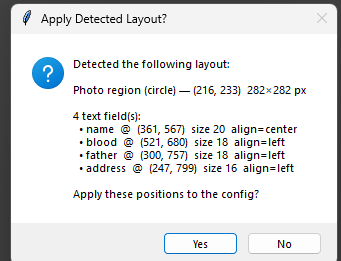
#> input picture IDCardGenerator/template.png, 341 x 261 px
$ python -i card_generator.py   (imports and definitions only)
#> lines starting #> are read from the running program, lines starting #| are printed output that depends on the picture; after the words box and inside, x2 and y2 are one past the last pixel; in counts of white or black regions, pixels touching at a corner belong together
"""Core card generation logic: Excel loading, image compositing, OCR detection, output."""

import os
import re
import json
from pathlib import Path

import pandas as pd
from PIL import Image, ImageDraw, ImageFont, ImageChops


WINDOWS_FONTS = Path("C:/Windows/Fonts")

# Common Tesseract install locations on Windows (tried in order)
_TESSERACT_CANDIDATES = [
    r"C:\Program Files\Tesseract-OCR\tesseract.exe",
    r"C:\Program Files (x86)\Tesseract-OCR\tesseract.exe",
]


def _configure_tesseract() -> None:
    """Point pytesseract at the Tesseract binary when it is not on PATH."""
    try:
        import pytesseract, shutil
        # If tesseract is already on PATH, nothing to do
        if shutil.which("tesseract"):
            return
        for candidate in _TESSERACT_CANDIDATES:
            if Path(candidate).exists():
                pytesseract.pytesseract.tesseract_cmd = candidate
                return
#> in auto_detect_from_mapping_template, mapping_img is the input picture: PIL image 341x261 RGBA; mean R, G, B, A 227.9, 228.9, 230, 255
    except ImportError:
        pass

# Keyword synonyms for each card role — used as last-resort column matching
# when excel_column is a role key but column_map doesn't bridge to the real header.
_ROLE_KEYWORDS: dict[str, list[str]] = {
    "name":    ["name", "student name", "student_name", "studentname"],
    "class":   ["class", "class & sec", "section", "class_sec", "classandsec"],
    "admn":    ["admn", "admission", "admn no", "admission no", "admn_no", "admissionno"],
    "photo":   ["photo", "photo path", "image", "photo_path"],
    "dob":     ["dob", "date of birth", "d.o.b", "birth", "dateofbirth"],
    "blood":   ["blood", "blood group", "bg", "bloodgroup"],
    "father":  ["father", "father name", "parent", "fathername"],
    "address": ["address", "addr"],
    "contact": ["contact", "phone", "mobile", "mob"],
}

# Marker colours used by the field config visual editor (one per field slot)
FIELD_COLORS = [
    "#F44336", "#E91E63", "#9C27B0", "#3F51B5", "#1976D2",
    "#0097A7", "#388E3C", "#F57F17", "#E65100", "#795548",
]


# ─────────────────────────────────────────────────── font loader ─────────────

# [250 lines left out: functions _get_font, apply_photo_transform, fit_photo_to_circle, fit_photo_to_rect, _find_cascade, _expand_to_aspect and 1 more, not called in this run]


PASSPORT_ASPECT = 35 / 45   # standard passport photo ratio, width:height (35mm x 45mm)


# [64 lines left out: function extract_face, not called in this run]


# ──────────────────────────────────────── CV2 circle region detector ─────────

def detect_photo_region(template_image: Image.Image) -> "dict | None":
    """
    Find the photo-placeholder region (circle or rectangle) in a template.

    Strategy:
      1. Colour-mask: isolate light-green fills (common placeholder colour)
         → compute contour circularity:
           circularity > 0.70  → circle
           circularity < 0.70  → rectangle (if aspect ratio 0.5-2.0)
      2. Fallback: HoughCircles on the grayscale edge map (circles only).

    Returns a photo_region dict {"x","y","width","height","shape"} or None.
    Requires opencv-python.
    """
    try:
        import cv2
        import numpy as np
    except ImportError:
        return None

    img = np.array(template_image.convert("RGB"))
    h_img, w_img = img.shape[:2]
#> h_img = 261; w_img = 341
    min_dim = min(w_img, h_img)
#> min_dim = 261
    # Photo placeholder must be < 25 % of template area (rejects background blobs)
    max_region_area = 0.25 * w_img * h_img
#> max_region_area = 22250.2

    # ── Method 1: colour-contour (light-green placeholder) ───────────────
    hsv = cv2.cvtColor(img, cv2.COLOR_RGB2HSV)
#> hsv: shape (261, 341, 3); mean H, S, V 6.6, 13.6, 233.4
    # Narrow to genuine green: H 75-145° (excludes yellow walls H≈45-55°),
    # S ≥ 40 (excludes near-white/near-gray), V 140-255.
    mask = cv2.inRange(hsv, np.array([75, 40, 140]), np.array([145, 255, 255]))
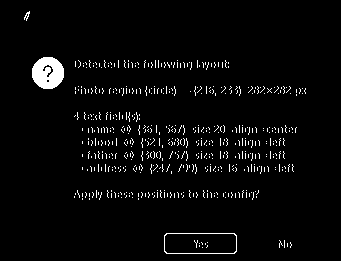
#> mask: shape (261, 341); 3.6% white; 549 white regions (546 under 20 px), largest, box (x1, y1, x2, y2) and area: (32, 57, 64, 89) 781, (164, 233, 237, 254) 184, (24, 11, 30, 21) 25
    kernel = cv2.getStructuringElement(cv2.MORPH_ELLIPSE, (7, 7))
    mask = cv2.morphologyEx(mask, cv2.MORPH_CLOSE, kernel)
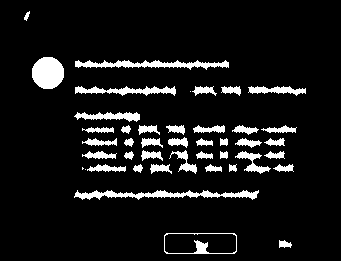
#> mask: shape (261, 341); 8.8% white; 43 white regions (3 under 20 px)

    contours, _ = cv2.findContours(mask, cv2.RETR_EXTERNAL, cv2.CHAIN_APPROX_SIMPLE)
#> contours = 43 contours, 3 with area under 20; largest, box (x1, y1, x2, y2) and area: (164, 233, 237, 254) 1432, (32, 57, 64, 89) 775, (74, 190, 259, 200) 715, (75, 60, 229, 70) 622, (75, 86, 176, 96) 418
    for cnt in sorted(contours, key=cv2.contourArea, reverse=True):
        area = cv2.contourArea(cnt)
        # Skip contours that are too small or unreasonably large
        if area < (min_dim * 0.05) ** 2:
            break
        if area > max_region_area:
            continue
        peri = cv2.arcLength(cnt, True)
        if peri < 10:
            continue
        circularity = 4 * 3.14159 * area / (peri * peri)

        if circularity > 0.70:
            # ── Circle ───────────────────────────────────────────────────
            (cx, cy), r = cv2.minEnclosingCircle(cnt)
            r = int(r)
            if min_dim * 0.04 < r < min_dim * 0.48:
                return {
                    "x": int(cx) - r, "y": int(cy) - r,
                    "width": 2 * r, "height": 2 * r,
                    "shape": "circle",
                }
        elif circularity < 0.70:
            # ── Rectangle / square ────────────────────────────────────────
            rx, ry, rw, rh = cv2.boundingRect(cnt)
            aspect = rw / rh if rh > 0 else 0
            if (0.5 <= aspect <= 2.0
                    and rw > min_dim * 0.05 and rw < w_img * 0.65
                    and rh > min_dim * 0.05 and rh < h_img * 0.65):
                return {"x": rx, "y": ry, "width": rw, "height": rh, "shape": "rect"}
#> this loop made 2 passes
#> (area, peri, circularity, rx, ry, rw, rh, aspect) on pass 1: (1432, 179.3, 0.56, 164, 233, 73, 21, 3.48)
#> (area, peri, circularity, cx, cy, r) on pass 2: (775, 102.9, 0.92, 47.5, 72.5, 16)

    # ── Method 2: HoughCircles on blurred grayscale ───────────────────────
    gray = cv2.cvtColor(img, cv2.COLOR_RGB2GRAY)
    blurred = cv2.GaussianBlur(gray, (9, 9), 2)
    circles = cv2.HoughCircles(
        blurred, cv2.HOUGH_GRADIENT,
        dp=1.2,
        minDist=int(min_dim * 0.15),
        param1=80, param2=35,
        minRadius=int(min_dim * 0.05),
        maxRadius=int(min_dim * 0.45),
    )
    if circles is not None:
        cx, cy, r = map(int, np.round(circles[0, 0]))
        return {"x": cx - r, "y": cy - r, "width": 2 * r, "height": 2 * r, "shape": "circle"}

    return None


# ──────────────────────────────── custom face extraction (with editor params) ─

# [146 lines left out: functions _post_process_face, extract_face_custom, _wrap_text, not called in this run]


# ─────────────────────────────────────────────────── CardGenerator ───────────

class CardGenerator:
    def __init__(self):
        self.config: dict = {}
        self.template_image: Image.Image | None = None
        self.df: pd.DataFrame | None = None
        self.excel_dir: str = ""          # directory of the loaded Excel file
        # row_index → {x, y, scale, rotation}
        self.photo_transforms: dict[int, dict] = {}

    # ── config ───────────────────────────────────────────────────────────────

    # [11 lines left out: functions load_config, save_config, not called in this run]

    # ── data loading ─────────────────────────────────────────────────────────

    def load_template(self, path: str) -> None:
        self.template_image = Image.open(path).convert("RGBA")
        self.config["template_image"] = path

    # [147 lines left out: functions load_excel, auto_detect_fields, not called in this run]

    # ── mapping-template auto-detect ──────────────────────────────────────────

    def auto_detect_from_mapping_template(
        self, mapping_path: str
    ) -> "tuple[list[dict], dict | None]":
        """
        Scan *mapping_path* — a template image containing placeholder text such as
        'name1', 'class1', 'dob1' — to extract:

          • text field positions (via Tesseract OCR)
          • photo circle region  (via CV2 colour contour / HoughCircles)

        Returns (fields_list, photo_region_or_None).
        Raises RuntimeError when pytesseract / Tesseract binary is unavailable.
        """
        _configure_tesseract()
        try:
            import pytesseract
            from pytesseract import Output
        except ImportError:
            raise RuntimeError(
                "pytesseract is not installed.\n"
                "pip install pytesseract\n"
                "Tesseract binary: https://github.com/UB-Mannheim/tesseract/wiki"
            )

        mapping_img = Image.open(mapping_path)
        img_rgb = mapping_img.convert("RGB")

        # Photo region detection does not need OCR
        photo_region = detect_photo_region(mapping_img)
#> photo_region = {'x': 31, 'y': 56, 'width': 32, 'height': 32, 'shape': 'circle'}

        # Upscale 2× before OCR — dramatically improves accuracy on small/medium
        # resolution templates where placeholder text is rendered at 14–18 px.
        # Coordinates are divided back by this factor after detection.
        _scale = 2.0
        ocr_img = img_rgb.resize(
            (int(img_rgb.width * _scale), int(img_rgb.height * _scale)),
            Image.LANCZOS,
        )
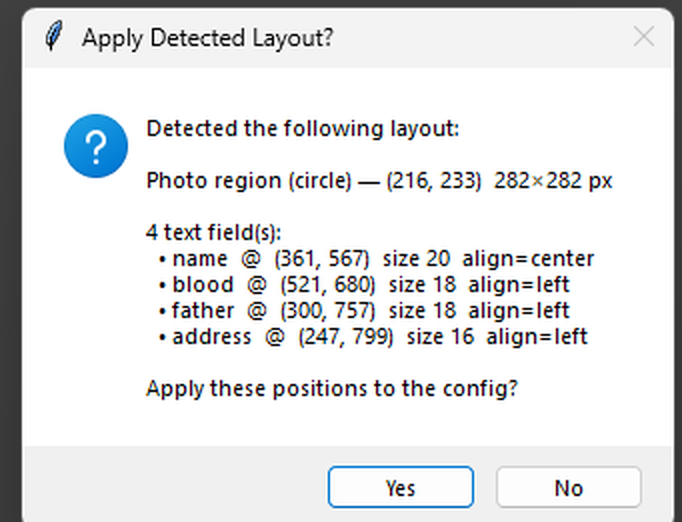
#> ocr_img: PIL image 682x522 RGB; mean R, G, B 226.9, 227.9, 229.1

        # Generic placeholder regex: pure-alphabetic prefix (2+ chars) followed
        # by a DIGIT-led suffix.  The digit requirement is the key discriminator:
        #   "class1"  → prefix="class",  suffix="1"   ✓  detected
        #   "admn1"   → prefix="admn",   suffix="1"   ✓  detected
        #   "ADMN."   → suffix starts with "."         ✗  excluded (label token)
        #   "Father"  → no digit suffix                ✗  excluded (label word)
        # This removes the hardcoded _PH list — any <word><digit> placeholder
        # in the template is detected automatically.
        _PH_RE = re.compile(r'^([a-zA-Z]{2,})(\d\S*)$')

        # Presentation hints for well-known role names.
        # Position is always read from the template — these only set style
        # defaults that users can override in FieldConfigDialog.
        _STYLE_HINTS: dict[str, dict] = {
            "name":    {"bold": True,  "align": "center", "transform": "",      "multiline": False},
            "blood":   {"bold": False, "align": "left",   "transform": "upper", "multiline": False},
            "address": {"bold": False, "align": "left",   "transform": "",      "multiline": True},
        }
        _DEFAULT_STYLE = {"bold": False, "align": "left", "transform": "", "multiline": False}

        col_map = self.config.get("column_map", {})

        def _norm(s: str) -> str:
            return re.sub(r"[^a-z0-9]", "", s.lower())

        # Normalised col_map keys → original key, for fuzzy role→column lookup
        col_map_norm = {_norm(k): k for k in col_map if not k.startswith("_")}

        # --psm 11: sparse text — finds text scattered across the image without
        # assuming a uniform block layout, ideal for ID-card templates.
#> (the run stopped early here; a loop or call above may not have finished)
